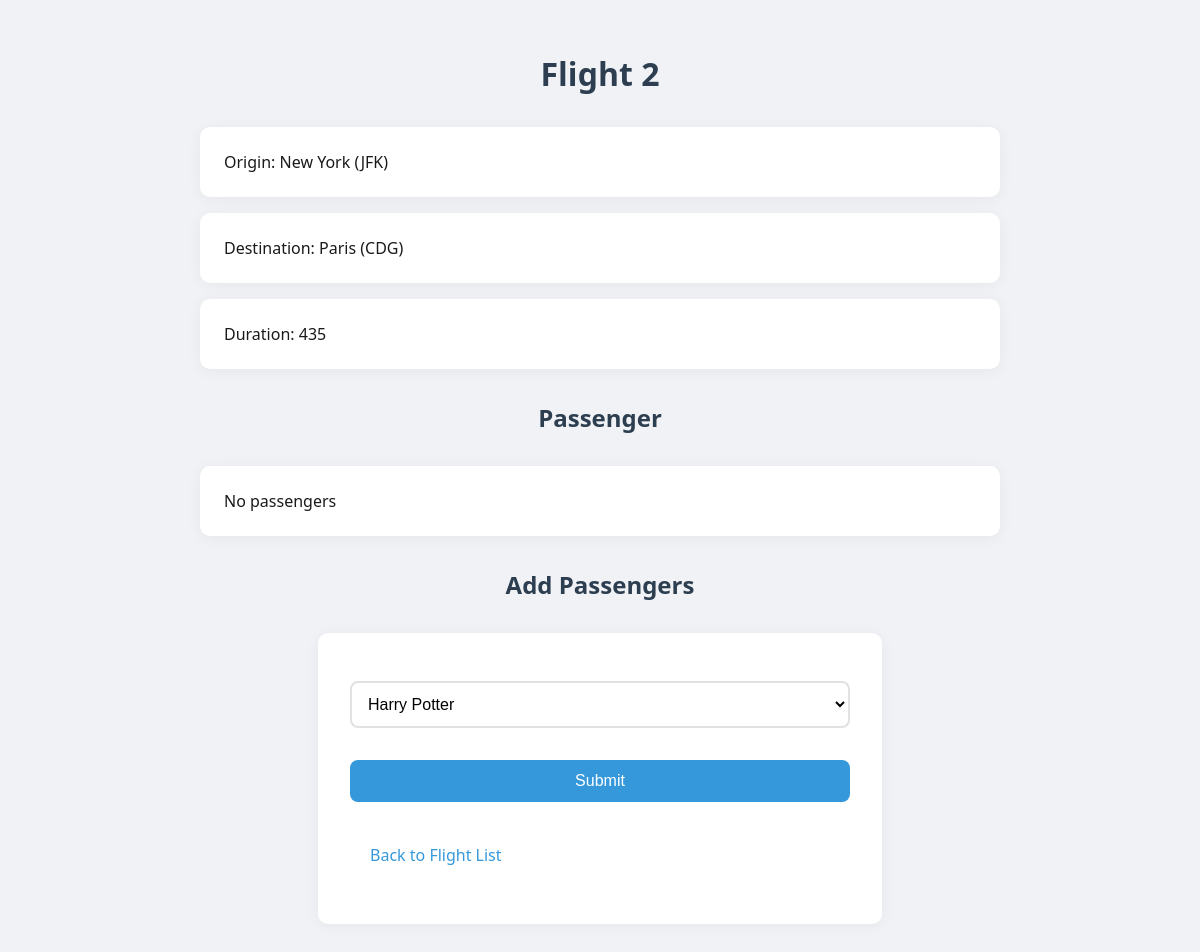
Page /flight/2 on the committed database.
### flights/models.py (models this page shows, shortened)
class Flight(models.Model):
    origin = models.ForeignKey(Airport, on_delete=models.CASCADE, related_name="departures")
    destination = models.ForeignKey(Airport, on_delete=models.CASCADE, related_name="arrivals")
    duration = models.IntegerField()

class Airport(models.Model):
    code = models.CharField(max_length=3)
    city = models.CharField(max_length=64)
    def __str__(self):
        return f"{self.city} ({self.code})"

### flights/views.py (the view)
# urls.py: path("flight/", include ("flights.urls")),
def flight(request,flight_id):
    flight=Flight.objects.get(pk=flight_id)
    return render(request,"flights/flight.html",{
        "flight":flight,
        "passengers":flight.passenger.all(),
        "non_passengers":Passenger.objects.exclude(flights=flight).all()
    })

### flights/models.py (called while the page is built)
    def __str__(self):
        return f"{self.first} {self.last}"

### flights/templates/flights/flight.html (shortened to what this page needs)
{% extends "flights/layout.html"%}
{% block body%}
<h1> Flight {{flight.id}} </h1>
<ul>
    <li> Origin: {{flight.origin}}</li>
    <li> Destination: {{flight.destination}} </li>
    <li> Duration: {{flight.duration}}</li>
    <h2> Passenger </h2>
    <ul>
        {% for passenger in passengers%}
        <li>{{passenger}}</li>
        {%empty%}
        <li>No passengers</li>
        {%endfor%}
    </ul>
    <h2> Add Passengers</h2>
    <form action = "{%url 'book' flight.id%}" method= "post">
        <select name = passenger>
            {% for passenger in non_passengers%}
            <option value="{{passenger.id}}" >{{passenger}}</option>
            {%endfor%}
        </select>
        <input type="submit">
    <a href="{%url 'index'%}">Back to Flight List</a>
{% endblock%}

### flights/static/flights/styles.css (style rules this page uses)
body { font-family: 'Segoe UI', system-ui, -apple-system, sans-serif; background-color: #f0f2f5; margin: 0; padding: 20px; color: #1a1a1a; }
h1, h2 { color: #2c3e50; text-align: center; margin: 2rem 0; font-weight: 600; }
ul { list-style-type: none; padding: 0; max-width: 800px; margin: 0 auto; }
li { background-color: white; margin: 1rem 0; padding: 1.5rem; border-radius: 10px; box-shadow: 0 2px 15px rgba(0, 0, 0, 0.05); transition: all 0.3s ease; }
select { width: 100%; padding: 12px; border: 2px solid #e1e1e1; border-radius: 8px; font-size: 1rem; margin: 1rem 0; background-color: white; cursor: pointer; transition: border-color 0.3s ease; }
input[type="submit"] { background-color: #3498db; color: white; padding: 12px 24px; border: none; border-radius: 8px; font-size: 1rem; cursor: pointer; transition: background-color 0.3s ease; margin: 1rem 0; display: block; width: 100%; }
a { color: #3498db; text-decoration: none; display: inline-block; margin: 1rem 0; padding: 10px 20px; border-radius: 6px; transition: background-color 0.3s ease; }
form { background-color: white; padding: 2rem; border-radius: 10px; box-shadow: 0 2px 15px rgba(0, 0, 0, 0.05); max-width: 500px; margin: 2rem auto; }

### rows in the picture
Flight: id "2", origin "New York (JFK)", destination "Paris (CDG)", duration "435"

### other values in the picture
form field passenger "Harry Potter"
